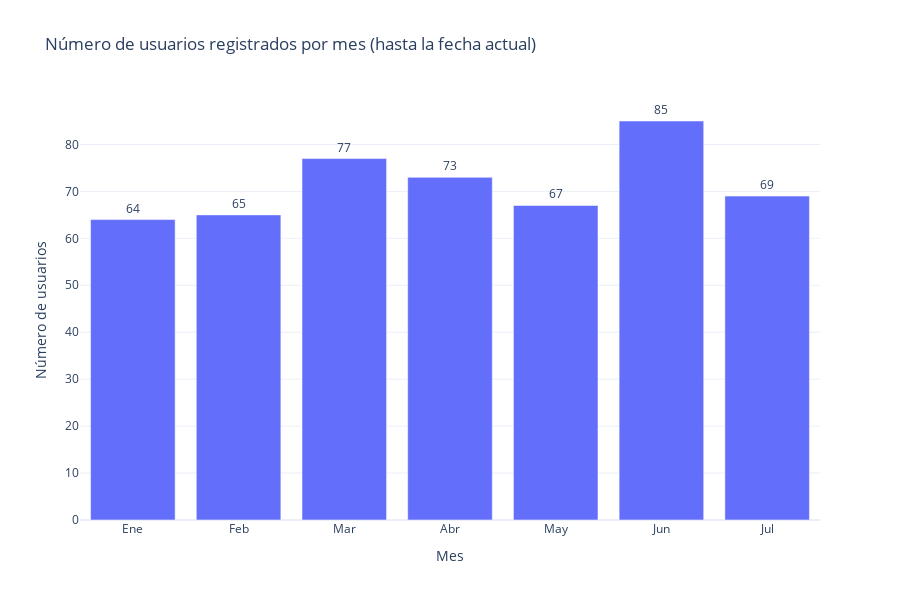

The notebook cell saved with this chart:
### Code cell
# Filtramos el DataFrame para incluir solo fechas anteriores o iguales a la fecha actual
fecha_actual = datetime.now()
df = df[df['fecha_registro'] <= fecha_actual]

# Extraemos el mes de la columna 'fecha_registro'
df['mes_registro'] = df['fecha_registro'].dt.month

# Contamos el número de usuarios en cada mes
users_por_mes = df['mes_registro'].value_counts().sort_index()

# Ruta donde se guardará la imagen creada
current_dir = os.getcwd()
output_file = os.path.join(current_dir, '..', 'docs', 'images', 'eda_users','usuarios_por_mes_dinámico.png')

# Creamos un gráfico interactivo de barras con plotly
fig = px.bar(x=users_por_mes.index, y=users_por_mes.values,
             labels={'x': 'Mes', 'y': 'Número de usuarios'},
             title='Número de usuarios registrados por mes (hasta la fecha actual)',
             text=users_por_mes.values,
             template='plotly_white')

fig.update_traces(texttemplate='%{text}', textposition='outside')
fig.update_layout(xaxis_tickvals=list(range(1, 13)), xaxis_ticktext=['Ene', 'Feb', 'Mar', 'Abr', 'May', 'Jun', 'Jul', 'Ago', 'Sep', 'Oct', 'Nov', 'Dic'])

# Ajustamos el tamaño del gráfico
fig.update_layout(height=600) 

# Guardamos y mostramos el gráfico interactivo
fig.write_html(output_file)
fig.show()

print(f"Gráfico guardado en: {output_file}")

### Figure 1 — Plotly figure (JSON) as saved in the notebook; plotly's stock layout.template omitted (floating-point values rounded to 4 significant figures)
{"data": [{"alignmentgroup": "True", "hovertemplate": "Mes=%{x}<br>Número de usuarios=%{y}<br>text=%{text}<extra></extra>", "legendgroup": "", "marker": {"color": "#636efa", "pattern": {"shape": ""}}, "name": "", "offsetgroup": "", "orientation": "v", "showlegend": false, "text": [64, 65, 77, 73, 67, 85, 69], "textposition": "outside", "texttemplate": "%{text}", "type": "bar", "x": [1, 2, 3, 4, 5, 6, 7], "xaxis": "x", "y": [64, 65, 77, 73, 67, 85, 69], "yaxis": "y"}], "layout": {"barmode": "relative", "height": 600, "legend": {"tracegroupgap": 0}, "title": {"text": "Número de usuarios registrados por mes (hasta la fecha actual)"}, "xaxis": {"anchor": "y", "domain": [0, 1], "ticktext": ["Ene", "Feb", "Mar", "Abr", "May", "Jun", "Jul", "Ago", "Sep", "Oct", "Nov", "Dic"], "tickvals": [1, 2, 3, 4, 5, 6, 7, 8, 9, 10, 11, 12], "title": {"text": "Mes"}}, "yaxis": {"anchor": "x", "domain": [0, 1], "title": {"text": "Número de usuarios"}}}}
